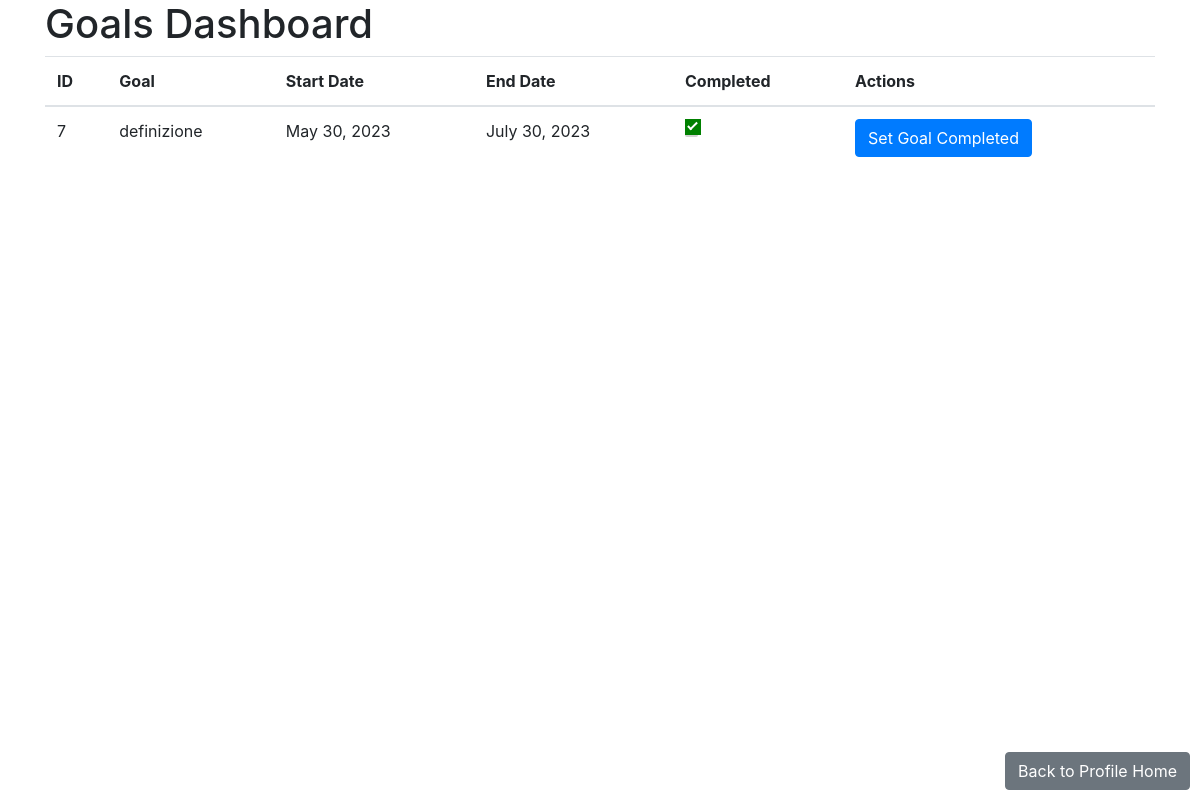
The app's page /goals/ (signed in) with its own data.
### goals/models.py (models this page shows)
class Goal(models.Model):
    user = models.ForeignKey('auth.User', on_delete=models.CASCADE)
    id=models.AutoField(primary_key=True)
    goal=models.CharField(max_length=100)
    start_date=models.DateField()
    end_date=models.DateField()
    completed=models.BooleanField(default=False)

### goals/views.py (the view)
# urls.py: path('', get_all_goals, name='goals'),
def get_all_goals(request):
    if(request.user.is_authenticated):
        if(request.method == 'GET'):
            user=request.user
            goals = Goal.objects.filter(user=user)
            context={
                'goals': goals
            }
            return render(request, 'goals.html', context)
    else :
        return redirect('login')

### templates/goals.html (shortened to what this page needs)
<!DOCTYPE html>
<html>
<head>
  <link rel="stylesheet" href="https://stackpath.bootstrapcdn.com/bootstrap/4.5.0/css/bootstrap.min.css">
</head>
<body>
  <div class="container">
    <h1>Goals Dashboard</h1>
    <table class="table">
      <thead>
        <tr>
          <th>ID</th>
          <th>Goal</th>
          <th>Start Date</th>
          <th>End Date</th>
          <th>Completed</th>
            <th>Actions</th>
        </tr>
      </thead>
      <tbody>
        {% for goal in goals %}
          <tr>
            <td>{{ goal.id }}</td>
            <td>{{ goal.goal }}</td>
            <td>{{ goal.start_date }}</td>
            <td>{{ goal.end_date }}</td>
            <td>
              <div class="checkmark-container">
                <span class="checkmark"></span>
              </div>
            </td>
            <td>
                <a href="{% url 'set_goal_completed' goal.id %}" class="btn btn-primary">Set Goal Completed</a>
            </td>
          </tr>
        {% endfor %}
      </tbody>
    </table>
    <a href="{% url 'profile_home' %}" class="btn btn-secondary back-btn">Back to Profile Home</a>
  </div>
</body>
</html>

### templates/goals.html (style rules this page uses)
.completed-checkbox:checked + .checkmark { background-color: green; }
.checkmark { position: absolute; top: 0; left: 0; width: 16px; height: 16px; background-color: #eee; }
.checkmark:after { content: ""; position: absolute; display: none; }
.completed-checkbox:checked + .checkmark:after { display: block; left: 5px; top: 1px; width: 5px; height: 10px; border: solid white; border-width: 0 2px 2px 0; transform: rotate(45deg); }
.back-btn { position: absolute; bottom: 10px; right: 10px; }
.checkmark-container { position: relative; display: inline-block; margin-right: 25px; }

### records on screen
Goal: id "7", goal "definizione", start_date "May 30, 2023", end_date "July 30, 2023"
